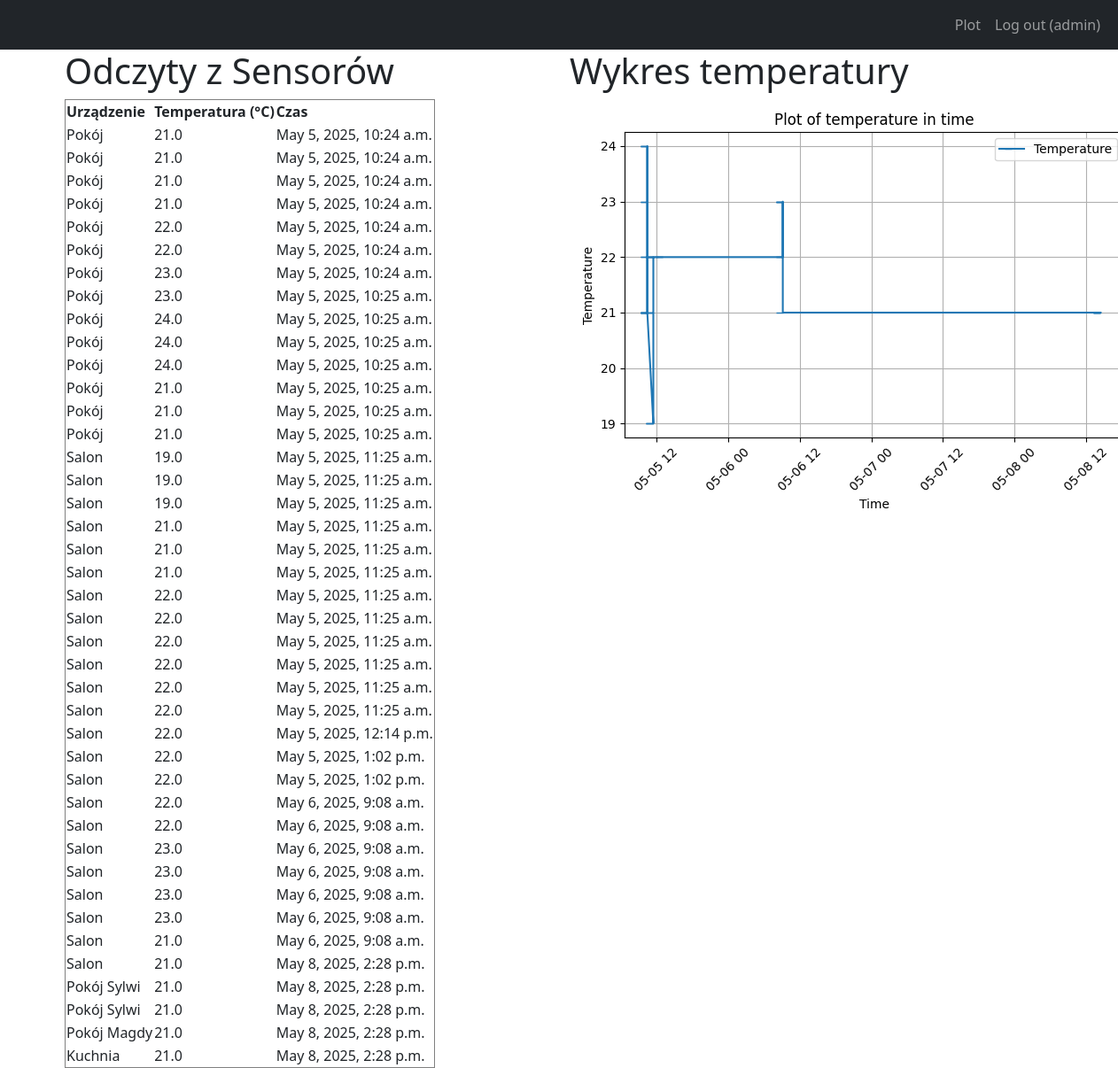
Page /sensor_data/ (signed in) on the committed database.
### EspDashboardApp/models.py (models this page shows)
class receivedData(models.Model):
    device_name = models.ForeignKey(receivedDevice, on_delete=models.CASCADE)
    temperature = models.FloatField()
    timestamp = models.DateTimeField(auto_now_add=True)

class receivedDevice(models.Model):
    device_name = models.CharField(max_length=20)
    owner = models.ForeignKey(User, on_delete=models.CASCADE, related_name='devices')
    def __str__(self):
        return self.device_name

### EspDashboardApp/views.py (the view)
# urls.py: path('sensor_data/',views.show_sensor_data),
@login_required
def show_sensor_data(request):
    data = receivedData.objects.all()
    return render(request, 'sensor_data.html', {'data':data})

### EspDashboardApp/templates/sensor_data.html (shortened to what this page needs)
<!DOCTYPE html>
<html lang="pl">
<head>
    <link href="https://cdn.jsdelivr.net/npm/bootstrap@5.3.2/dist/css/bootstrap.min.css" rel="stylesheet">
</head>
<body>
<nav class="navbar navbar-expand-lg navbar-dark bg-dark">
  <div class="container-fluid">
    <div class="collapse navbar-collapse">
      <ul class="navbar-nav ms-auto">
        {% if user.is_authenticated %}
          <li class="nav-item">
            <a class="nav-link" href="{% url 'dashboard' %}">Plot</a>
          </li>
          <li class="nav-item">
            <a class="nav-link" href="{% url 'logout' %}">Log out ({{ user.username }})</a>
          </li>
        {% endif %}
      </ul>
    </div>
  </div>
</nav>
<div class="container">
    <div class="row">
    <div class="col-lg-6">
        <h1>Odczyty z Sensorów</h1>
    <table border="1">
        <tr>
            <th>Urządzenie</th>
            <th>Temperatura (°C)</th>
            <th>Czas</th>
        </tr>
        {% for i in data %}
        <tr>
            <td>{{ i.device_name }}</td>
            <td>{{ i.temperature }}</td>
            <td>{{ i.timestamp }}</td>
        </tr>
        {% endfor %}
    </table>
    </div>
    <div class="col-lg-6">
        <h1> Wykres temperatury</h1>
        <img src="{% url 'plot_view' %}" alt="Wykres"/>
    </div>
    </div>
</div>
</body>
</html>

### rows in the picture
receivedData: device_name "Pokój", temperature "21.0", timestamp "May 5, 2025, 10:24 a.m."
receivedData: device_name "Pokój", temperature "21.0", timestamp "May 5, 2025, 10:24 a.m."
receivedData: device_name "Pokój", temperature "21.0", timestamp "May 5, 2025, 10:24 a.m."
receivedData: device_name "Pokój", temperature "21.0", timestamp "May 5, 2025, 10:24 a.m."
receivedData: device_name "Pokój", temperature "22.0", timestamp "May 5, 2025, 10:24 a.m."
receivedData: device_name "Pokój", temperature "22.0", timestamp "May 5, 2025, 10:24 a.m."
receivedData: device_name "Pokój", temperature "23.0", timestamp "May 5, 2025, 10:24 a.m."
receivedData: device_name "Pokój", temperature "23.0", timestamp "May 5, 2025, 10:25 a.m."
receivedData: device_name "Pokój", temperature "24.0", timestamp "May 5, 2025, 10:25 a.m."
receivedData: device_name "Pokój", temperature "24.0", timestamp "May 5, 2025, 10:25 a.m."
receivedData: device_name "Pokój", temperature "24.0", timestamp "May 5, 2025, 10:25 a.m."
receivedData: device_name "Pokój", temperature "21.0", timestamp "May 5, 2025, 10:25 a.m."
receivedData: device_name "Pokój", temperature "21.0", timestamp "May 5, 2025, 10:25 a.m."
receivedData: device_name "Pokój", temperature "21.0", timestamp "May 5, 2025, 10:25 a.m."
receivedData: device_name "Salon", temperature "19.0", timestamp "May 5, 2025, 11:25 a.m."
receivedData: device_name "Salon", temperature "19.0", timestamp "May 5, 2025, 11:25 a.m."
receivedData: device_name "Salon", temperature "19.0", timestamp "May 5, 2025, 11:25 a.m."
receivedData: device_name "Salon", temperature "21.0", timestamp "May 5, 2025, 11:25 a.m."
receivedData: device_name "Salon", temperature "21.0", timestamp "May 5, 2025, 11:25 a.m."
receivedData: device_name "Salon", temperature "21.0", timestamp "May 5, 2025, 11:25 a.m."
receivedData: device_name "Salon", temperature "22.0", timestamp "May 5, 2025, 11:25 a.m."
receivedData: device_name "Salon", temperature "22.0", timestamp "May 5, 2025, 11:25 a.m."
receivedData: device_name "Salon", temperature "22.0", timestamp "May 5, 2025, 11:25 a.m."
receivedData: device_name "Salon", temperature "22.0", timestamp "May 5, 2025, 11:25 a.m."
receivedData: device_name "Salon", temperature "22.0", timestamp "May 5, 2025, 11:25 a.m."
receivedData: device_name "Salon", temperature "22.0", timestamp "May 5, 2025, 11:25 a.m."
receivedData: device_name "Salon", temperature "22.0", timestamp "May 5, 2025, 12:14 p.m."
receivedData: device_name "Salon", temperature "22.0", timestamp "May 5, 2025, 1:02 p.m."
receivedData: device_name "Salon", temperature "22.0", timestamp "May 5, 2025, 1:02 p.m."
receivedData: device_name "Salon", temperature "22.0", timestamp "May 6, 2025, 9:08 a.m."
receivedData: device_name "Salon", temperature "22.0", timestamp "May 6, 2025, 9:08 a.m."
receivedData: device_name "Salon", temperature "23.0", timestamp "May 6, 2025, 9:08 a.m."
receivedData: device_name "Salon", temperature "23.0", timestamp "May 6, 2025, 9:08 a.m."
receivedData: device_name "Salon", temperature "23.0", timestamp "May 6, 2025, 9:08 a.m."
receivedData: device_name "Salon", temperature "23.0", timestamp "May 6, 2025, 9:08 a.m."
receivedData: device_name "Salon", temperature "21.0", timestamp "May 6, 2025, 9:08 a.m."
receivedData: device_name "Salon", temperature "21.0", timestamp "May 8, 2025, 2:28 p.m."
receivedData: device_name "Pokój Sylwi", temperature "21.0", timestamp "May 8, 2025, 2:28 p.m."
receivedData: device_name "Pokój Sylwi", temperature "21.0", timestamp "May 8, 2025, 2:28 p.m."
receivedData: device_name "Pokój Magdy", temperature "21.0", timestamp "May 8, 2025, 2:28 p.m."
receivedData: device_name "Kuchnia", temperature "21.0", timestamp "May 8, 2025, 2:28 p.m."

### other values in the picture
{{ user.username }} "admin"
